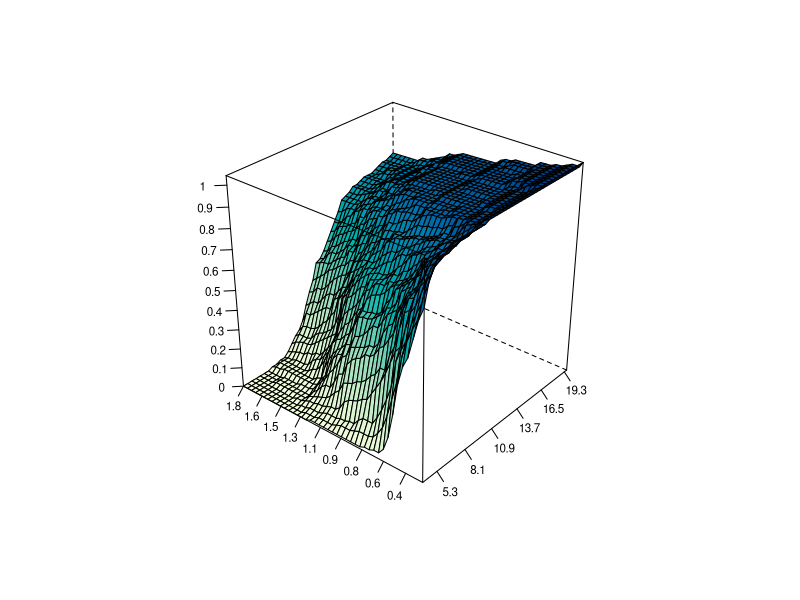

This figure's R source:
rm(list = ls(all = TRUE))
graphics.off()


########################## SUBROUTINES ##########################


BondZeroCoupon = function(Z, D, T, r, lambda, parlambda, distr, params, Tmax, N) {
    # computes price of the zero-coupon CAT bond for the given claim amount distribution and the non-homogeneous Poisson process
    # governing the flow of losses.  y = BondZeroCoupon(Z,D,T,r,lambda,parlambda,distr,params,Tmax,N)
    # --------------------------------------------------------------------- Inputs: Parameter Z Definition scalar, payment at
    # maturity Parameter D Definition n1 x 1 vector, threshold level Parameter T Definition n2 x 1 vector, time to expiry
    # Parameter r Definition scalar, continuously-compounded discount rate Parameter lambda Definition scalar, intensity
    # function, if lambda=0, a sine function, if lambda=1, a linear function, if lambda=2, a sine square function Parameter
    # parlambda Definition n x 1 vector, parameters of the intensity function lambda (n=2 for lambda=1, n=3 otherwise) Parameter
    # distrib Definition string, claim size distribution Parameter params Definition n x 1 vector, parameters of the claim size
    # distribution n = 1 (exponential) n = 2 (gamma, lognormal, Pareto, Weibull) n = 3 (Burr, mixofexps) Parameter Tmax
    # Definition scalar, time horizon Parameter N Definition scalar, number of trajectories
    # --------------------------------------------------------------------- Output: Parameter y Definition m x 3 matrix, the
    # first column are times to bond's expiration, the second threshold levels and the third corresponding prices of the bond
    # ---------------------------------------------------------------------
    
    if (lambda != 0 && lambda != 1 && lambda != 2) {
        stop("BondZeroCoupon: Lambda must be either 0,1 or 2.")
    }
    if (length(Z) != 1) {
        stop("BondZeroCoupon: payment at maturity Z needs to be a scalar")
    }
    if (length(r) != 1) {
        stop("BondZeroCoupon: discount rate needs to be a scalar")
    }
    if (dim(as.matrix(D))[1] == 1) {
        stop("BondZeroCoupon: threshold level D needs to be a vector ")
    }
    if (dim(as.matrix(T))[1] == 1) {
        stop("BondZeroCoupon: time to expiry T needs to be a vector ")
    }
    
    
    x = simNHPPALP(lambda, parlambda, distr, params, Tmax, N)
    Tl = length(T)
    Dl = length(D)
    y = matrix(0, Tl * Dl, 3)
    i = 1  #loop (times to maturity)
    j = 1  #loop (treshold levels)
    k = 1  #loop (trajectories)
    wyn = 0
    while (i <= Tl) {
        while (j <= Dl) {
            while (k <= N) {
                traj = cbind(x[, k, 1], x[, k, 2])
                wyn = wyn + as.numeric(traj[length(traj[which(traj[, 1] <= T[i]), 1]), 2] <= D[j])
                k = k + 1
            }
            y[(i - 1) * Dl + j, 1] = T[i]
            y[(i - 1) * Dl + j, 2] = D[j]
            y[(i - 1) * Dl + j, 3] = Z * exp(-r * T[i]) * wyn/N  #
            wyn = 0
            k = 1
            j = j + 1
        }
        j = 1
        i = i + 1
    }
    y = y
    return(y)
}

Burrrnd = function(alpha, lambda, tau, n, m) {
    # BURRRND Random arrays from Burr distribution.  --------------------------------------------------------------------- R =
    # BURRRND(ALPHA,LAMBDA,TAU,N,M) returns an M-by-N array of random numbers chosen from the Burr distribution with parameters
    # ALPHA, LAMBDA, TAU.  --------------------------------------------------------------------- The default values for the
    # parameters ALPHA, LAMBDA, TAU, M, N are 1, 1, 2, 1, 1, respectively.  BURRRND uses the inversion method.
    # ---------------------------------------------------------------------
    
    
    if (missing(m)) {
        m = 1
    }
    if (missing(n)) {
        n = 1
    }
    if (missing(tau)) {
        tau = 2
    }
    if (missing(lambda)) {
        lambda = 1
    }
    if (missing(alpha)) {
        alpha = 1
    }
    u = matrix(0, n, m)
    for (i in 1:m) {
        u[, i] = (lambda * (runif(n, 0, 1)^(-1/alpha) - 1))^(1/tau)
    }
    y = u
    return(y)
}

mixexprnd = function(p, beta1, beta2, n, m) {
    # MIXEXPRND Random arrays from the mixed exponential distribution.
    # --------------------------------------------------------------------- Y = MIXEXPRND(P,BETA1,BETA2,N,M) returns an M-by-N
    # array of random numbers chosen from the mixed exponential distribution with parameters P, BETA1, BETA2.
    # --------------------------------------------------------------------- The default values for A, BETA1, BETA2, N, M are
    # 0.5, 1, 2, 1, 1, respectively.  MIXEXPRND uses the exponential number generator.
    # ---------------------------------------------------------------------
    
    if (missing(p)) {
        p = 0.5
    }
    if (missing(beta1)) {
        beta1 = 1
    }
    if (missing(beta2)) {
        beta2 = 2
    }
    y = rexp(n * m, rate = (1/beta2))
    aux = which(runif(n * m, 0, 1) <= p)
    
    if (!missing(aux)) {
        y[aux] = rexp(length(aux), 1/beta1)
    }
    
    y = matrix(y, n, m)
    return(y)
}

simHPP = function(lambda, T, N) {
    # SIMHPP Homogeneous Poisson process.  --------------------------------------------------------------------- Y =
    # SIMHPP(lambda,T,N) generates N trajectories of the homogeneous Poisson process with intensity LAMBDA. T is the time
    # horizon.  ---------------------------------------------------------------------
    
    if (lambda <= 0 || length(lambda) != 1) {
        stop("simHPP: Lambda must be a positive scalar.")
    }
    if (T <= 0 || length(T) != 1) {
        stop("simHPP: T must be a positive scalar.")
    }
    if (N <= 0 || length(N) != 1) {
        stop("simHPP: N must be a positive scalar.")
    }
    EN = rpois(N, lambda * T)
    ym = matrix(T, 2 * max(EN) + 2, N)
    tmp = array(0, c(2 * max(EN) + 2, N, 2))
    y = tmp
    y[, , 1] = ym
    y[, , 2] = matrix(1, 2 * max(EN) + 2, 1) %*% t(EN)
    
    i = 1
    while (i <= N) {
        if (EN[i] > 0) {
            ttmp = c(sort(T * runif(EN[i])))
            y[1:(2 * EN[i] + 1), i, 1] = c(0, ttmp[ceiling((1:(2 * EN[i]))/2)])
        } else {
            y[1, i, 1] = 0
        }
        y[1:(2 * EN[i] + 2), i, 2] = c(0, floor((1:(2 * EN[i]))/2), EN[i])
        i = i + 1
    }
    return(y)
}

simNHPP = function(lambda, parlambda, T, N) {
    
    # SIMNHPP Non-homogeneous Poisson process.  --------------------------------------------------------------------- Y =
    # SIMNHPP(lambda,parlambda,T,N) generates N trajectories of the non-homogeneous Poisson process with intensity specified by
    # LAMBDA (0 - sine function, 1 - linear function, 2 - sine square function) with paramters in PARLAMBDA. T is the time
    # horizon. The function usues thining method.  ---------------------------------------------------------------------
    
    # lambda: scalar, intensity function, sine function (lambda=0), linear function (lambda=1) or sine square function
    # (lambda=2) parlambda: n x 1 vector, parameters of the intensity function lambda (n=2 for lambda=1, n=3 otherwise) T:
    # scalar, time horizon N: scalar, number of trajectories
    a = parlambda[1]
    b = parlambda[2]
    if (lambda == 0) {
        d = parlambda[3]
        JM = simHPP(a + b, T, N)
    } else if (lambda == 1) {
        JM = simHPP(a + b * T, T, N)
    } else if (lambda == 2) {
        d = parlambda[3]
        JM = simHPP(a + b * T, T, N)
    }
    rjm = nrow(JM)
    yy = array(0, c(rjm, N, 2))
    yy[, , 1] = matrix(T, nrow = rjm, ncol = N)
    
    i = 1
    maxEN = 0
    while (i <= N) {
        pom = JM[, i, 1][JM[, i, 1] < T]
        pom = pom[2 * (1:(length(pom)/2))]
        R = runif(NROW(pom))
        if (lambda == 0) {
            lambdat = (a + b * sin(2 * pi * (pom + d)))/(a + b)
        } else {
            if (lambda == 1) {
                lambdat = (a + b * pom)/(a + b * T)
            } else {
                if (lambda == 2) {
                  lambdat = (a + b * sin(2 * pi * (pom + d))^2)/(a + b)
                }
            }
        }
        pom = pom[R < lambdat]
        EN = NROW(pom)
        maxEN = max(maxEN, EN)
        yy[1:(2 * EN + 1), i, 1] = c(0, rep(pom, each = 2))
        yy[2:(2 * EN), i, 2] = c(floor((1:(2 * EN - 1))/2))
        yy[(2 * EN + 1):rjm, i, 2] = matrix(EN, nrow = rjm - 2 * EN, ncol = 1)
        i = i + 1
    }
    yy = yy[1:(2 * maxEN + 2), , ]
    return(yy)
}
Paretornd = function(alpha, lambda, n, m) {
    # PARETORND Random arrays from Pareto distribution.  --------------------------------------------------------------------- Y
    # = PARETORND(ALPHA,LAMBDA,N,M) returns an M-by-N array of random numbers chosen from the Pareto distribution with
    # parameters ALPHA, LAMBDA.  The default values for ALPHA, LAMBDA, N, M 1, 1, 1, 1, respectively.  PARETORND uses the
    # inversion method.  ---------------------------------------------------------------------
    
    if (missing(m)) {
        m = 1
    }
    if (missing(n)) {
        n = 1
    }
    if (missing(lambda)) {
        lambda = 1
    }
    if (missing(alpha)) {
        alpha = 1
    }
    u = matrix(0, n, m)
    for (i in 1:m) {
        u[, i] = lambda * (runif(n, 0, 1)^(-1/alpha) - 1)
    }
    y = u
    return(y)
}

simNHPPALP = function(lambda, parlambda, distrib, params, T, N) {
    # generates aggregate loss process driven by the non-homogeneous Poisson process.
    # --------------------------------------------------------------------- y = simNHPPALP(lambda,parlambda,distrib,params,T,N)
    # --------------------------------------------------------------------- Output: Parameter: y Definition: 2*max+2 x N x 2
    # array, generated process - max is the maximum number of jumps for all generated trajectories
    # --------------------------------------------------------------------- Input: Parameter: lambda Definition: scalar,
    # intensity function, sine function (lambda=0), linear function (lambda=1) or sine square function (lambda=2) Parameter:
    # parlambda Definition: n x 1 vector, parameters of the intensity function lambda (n=2 for lambda=1, n=3 otherwise)
    # Parameter: distrib Definition: string, claim size distribution Parameter: params Definition: n x 1 vector, parameters of
    # the claim size distribution n = 1 (exponential) n = 2 (gamma, lognormal, Pareto, Weibull) n = 3 (Burr, mixofexps)
    # Parameter: T Definition: scalar, time horizon Parameter: N Definition: scalar, number of trajectories
    # ---------------------------------------------------------------------
    
    if (lambda != 0 && lambda != 1 && lambda != 2) {
        stop("simNHPPALP: Lambda must be either 0,1 or 2.")
    }
    if (T <= 0 || (length(T)) != 1) {
        stop("simNHPPALP: T must be a positive scalar.")
    }
    if (N <= 0 || (length(N)) != 1) {
        stop("simNHPPALP: N must be a positive scalar.")
    }
    if (length(parlambda) != 3 && (lambda) != 1) {
        stop("simNHPPALP: for lambda 0 or 2, parlambda must be a 3 x 1 vector.")
    }
    if (length(parlambda) != 2 && (lambda) == 1) {
        stop("simNHPPALP: for lambda 1, parlambda must be a 2 x 1 vector.")
    }
    if ((distrib == "Burr" || distrib == "mixofexps") && (length(params)) != 3) {
        stop("simNHPPALP: for Burr and mixofexps distributions, params must be a 3 x 1 vector.")
    }
    if ((distrib == "gamma" || distrib == "lognormal" || distrib == "Pareto" || distrib == "Weibull") && (length(params)) != 
        2) {
        stop("simNHPPALP: for gamma, lognormal, Pareto and Weibull distributions, params must be a 2 x 1 vector.")
    }
    if (distrib == "exponential" && (length(params)) != 1) {
        stop("simNHPPALP: for exponential distribution, params must be a scalar.")
    }
    if (distrib != "exponential" && distrib != "gamma" && distrib != "mixofexps" && distrib != "Weibull" && distrib != "lognormal" && 
        distrib != "Pareto" && distrib != "Burr") {
        stop("simNHPPALP: distribs should be: exponential, gamma, mixofexps, Weibull, lognormal, Pareto or Burr")
    }
    poisproc = simNHPP(lambda, parlambda, T, N)
    rpp = dim(poisproc)[1]
    cpp = dim(poisproc)[2]
    losses = matrix(0, rpp, cpp)
    
    if (distrib == "Burr") {
        i = 1
        while (i <= N) {
            if (N == 1) {
                aux = min(as.matrix(which(poisproc[, 1] == T)))  #[1:i,])
            } else {
                aux = min(as.matrix(which(poisproc[, i, 1] == T)))  #[1:i,])
            }
            if (aux > 2) {
                laux = cumsum(Burrrnd(params[1], params[2], params[3], aux/2 - 1, 1))
                losses[3:aux, i] = laux[ceiling((1:(aux - 2))/2)]
                if (aux < rpp) {
                  losses[(aux + 1):rpp, i] = matrix(laux[length(laux)], rpp - aux, 1)
                }
            } else {
                losses[, i] = rep(0, rpp)
            }
            i = i + 1
        }
    } else if (distrib == "exponential") {
        i = 1
        while (i <= N) {
            if (N == 1) {
                aux = min(as.matrix(which(poisproc[, 1] == T)))  #[1:i,])
            } else {
                aux = min(as.matrix(which(poisproc[, i, 1] == T)))  #[1:i,])
            }
            if (aux > 2) {
                laux = cumsum(rexp(aux/2 - 1, rate = 1/params[1]))
                losses[3:aux, i] = laux[ceiling((1:aux - 2)/2)]
                if (aux < rpp) {
                  losses[(aux + 1):rpp, i] = matrix(laux[length(laux)], rpp - aux, 1)
                }
            } else {
                losses[, i] = rep(0, rpp)
            }
            i = i + 1
        }
    } else if (distrib == "gamma") {
        i = 1
        while (i <= N) {
            if (N == 1) {
                aux = min(as.matrix(which(poisproc[, 1] == T)))  #[1:i,])
            } else {
                aux = min(as.matrix(which(poisproc[, i, 1] == T)))  #[1:i,])
            }
            if (aux > 2) {
                laux = cumsum(rgamma(aux/2 - 1, shape = params[1], rate = params[2], scale = (1/params[2])))
                losses[3:aux, i] = laux[ceiling((1:aux - 2)/2)]
                if (aux < rpp) {
                  losses[(aux + 1):rpp, i] = matrix(laux[length(laux)], rpp - aux, 1)
                }
            } else {
                losses[, i] = rep(0, rpp)
            }
            i = i + 1
        }
    } else if (distrib == "lognormal") {
        i = 1
        while (i <= N) {
            if (N == 1) {
                aux = min(as.matrix(which(poisproc[, 1] == T)))  #[1:i,])
            } else {
                aux = min(as.matrix(which(poisproc[, i, 1] == T)))  #[1:i,])
            }
            if (aux > 2) {
                laux = cumsum(rlnorm(aux/2 - 1, meanlog = params[1], sdlog = params[2]))
                losses[3:aux, i] = laux[ceiling((1:(aux - 2))/2)]
                if (aux < rpp) {
                  losses[(aux + 1):rpp, i] = matrix(laux[length(laux)], rpp - aux, 1)
                }
            } else {
                losses[, i] = rep(0, rpp)
            }
            i = i + 1
        }
    } else if (distrib == "mixofexps") {
        i = 1
        while (i <= N) {
            if (N == 1) {
                aux = min(as.matrix(which(poisproc[, 1] == T)))  #[1:i,])
            } else {
                aux = min(as.matrix(which(poisproc[, i, 1] == T)))  #[1:i,])
            }
            if (aux > 2) {
                laux = cumsum(mixexprnd(params[3], params[1], params[2], aux/2 - 1, 1))
                losses[3:aux, i] = laux[ceiling((1:(aux - 2))/2)]
                if (aux < rpp) {
                  losses[(aux + 1):rpp, i] = matrix(laux[length(laux)], rpp - aux, 1)
                }
            } else {
                losses[, i] = rep(0, rpp)
            }
            i = i + 1
        }
    } else if (distrib == "Pareto") {
        i = 1
        while (i <= N) {
            if (N == 1) {
                aux = min(as.matrix(which(poisproc[, 1] == T)))  #[1:i,])
            } else {
                aux = min(as.matrix(which(poisproc[, i, 1] == T)))  #[1:i,])
            }
            if (aux > 2) {
                laux = cumsum(Paretornd(params[1], params[2], aux/2 - 1, 1))
                losses[3:aux, i] = laux[ceiling((1:(aux - 2))/2)]
                if (aux < rpp) {
                  losses[(aux + 1):rpp, i] = matrix(laux[length(laux)], rpp - aux, 1)
                }
            } else {
                losses[, i] = rep(0, rpp)
            }
            i = i + 1
        }
    } else if (distrib == "Weibull") {
        i = 1
        while (i <= N) {
            if (N == 1) {
                aux = min(as.matrix(which(poisproc[, 1] == T)))  #[1:i,])
            } else {
                aux = min(as.matrix(which(poisproc[, i, 1] == T)))  #[1:i,])
            }
            if (aux > 2) {
                laux = cumsum(rweibull(aux/2 - 1, scale = params[1]^(-1/params[2]), shape = params[2]))
                losses[3:aux, i] = laux[ceiling((1:(aux - 2))/2)]
                if (aux < rpp) {
                  losses[(aux + 1):rpp, i] = matrix(laux[length(laux)], rpp - aux, 1)
                }
            } else {
                losses[, i] = rep(0, rpp)
            }
            i = i + 1
        }
    }
    if (N == 1) {
        y = array(0, dim(poisproc))
        y[, 1] = poisproc[, 1]
        y[, 2] = losses[, 1]
    } else {
        y = array(0, dim(poisproc))
        y[, , 1] = poisproc[, , 1]
        y[, , 2] = losses
    }
    return(y)
}

########################## MAIN PROGRAM ##########################


# parlambda = 34.2 # HPP
parlambda = c(35.32, 2.32 * 2 * pi, -0.2)  # NHPP1
# parlambda = c(35.22,0.224,-0.16) # NHPP2
distr = "Burr"  # 'lognormal'
# params = c(18.3806,1.1052) # lognormal
params = c(0.4801, 3.9495 * 1e+16, 2.1524)  #Burr

data = read.table("ncl.dat")
A = mean(data[, 3]) * (34.2/4)

na = 41  # default 41
D = seq(A, length = na, by = (12 * A - A)/(na - 1))
B = 0.25
nb = 41  # default 41
T = seq(B, length = nb, by = (8 * B - B)/(nb - 1))
Tmax = max(T)
lambda = 0
N = 100  # default 1000
r = log(1.025)
Z = 1.06
d1 = BondZeroCoupon(Z, D, T, r, lambda, parlambda, distr, params, Tmax, N)
y = d1[, 1]
x = d1[, 2]/1e+09
z = d1[, 3]
data = data.frame(cbind(x, y, z))

require("lattice")
par.set = list(axis.line = list(col = "transparent"), clip = list(panel = "off"))
wireframe(z ~ x + y, data = data, screen = list(z = 50, x = -60), drape = TRUE, colorkey = F, ticktype = "detailed", scales = list(arrows = FALSE, 
    col = "black", distance = 1, tick.number = 8, cex = 0.7, x = list(labels = round(seq(min(x), max(x), length = 11), 1)), 
    y = list(labels = round(seq(min(y), max(y), length = 11), 1)), z = list(labels = round(seq(min(z), max(z), length = 11), 
        1))), xlab = list("", rot = 30, cex = 1.2), ylab = list("", rot = -40, cex = 1.2), zlab = list("", rot = 95, cex = 1.1), 
    par.settings = par.set) 
